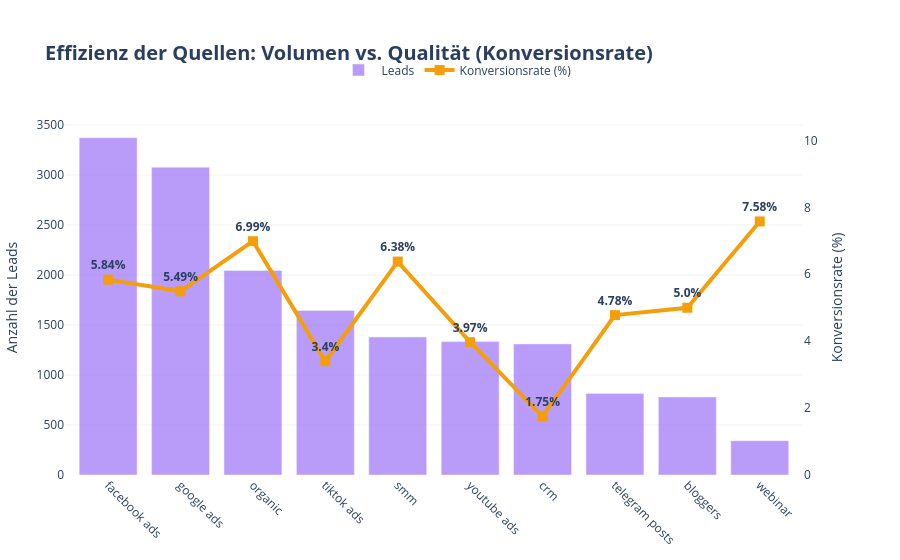

This figure's notebook cell:
### Markdown cell above
2. Bewerten Sie die Effizienz verschiedener Marketingquellen (Source) bei der Generierung qualifizierter Leads.

### Code cell
deals['Source_Clean'] = deals['Source'].astype(str).str.lower().str.strip()


source_analysis = deals.groupby('Source_Clean').agg(
    Unique_Leads=('Contact Name', 'nunique'),
    Success_Sales=('Successful Deal', 'sum')
).reset_index()

source_analysis['Conversion_Rate'] = (source_analysis['Success_Sales'] / source_analysis['Unique_Leads'] * 100).round(2)
source_analysis = source_analysis[source_analysis['Source_Clean'] != 'nan']
source_analysis = source_analysis.sort_values(by='Unique_Leads', ascending=False).head(10)


fig_source = make_subplots(specs=[[{"secondary_y": True}]])

#SÄULEN: Lead-Volumen
fig_source.add_trace(
    go.Bar(
        x=source_analysis['Source_Clean'],
        y=source_analysis['Unique_Leads'],
        name=" Leads",
        marker_color='#8B5CF6',
        opacity=0.6,
        hovertemplate="Quelle: %{x}<br>Leads: %{y}<extra></extra>"
    ),
    secondary_y=False
)

# LINIE: Konversionsrate
fig_source.add_trace(
    go.Scatter(
        x=source_analysis['Source_Clean'],
        y=source_analysis['Conversion_Rate'],
        name="Konversionsrate (%)",
        mode="lines+markers+text",
        line=dict(color='#F59E0B', width=4),
        marker=dict(size=10, symbol='square'), # Quadratische Marker wie in Ihrem Code
        text=source_analysis['Conversion_Rate'].apply(lambda x: f"{x}%"),
        textposition="top center",
        textfont=dict(weight='bold'),
        hovertemplate="Quelle: %{x}<br>Konversionsrate: %{y}%<extra></extra>"
    ),
    secondary_y=True
)


fig_source.update_layout(
    title='<b>Effizienz der Quellen: Volumen vs. Qualität (Konversionsrate)</b>',
    title_font_size=20,
    plot_bgcolor='white',
    hovermode="x unified",
    legend=dict(orientation="h", yanchor="bottom", y=1.1, xanchor="center", x=0.5),
    margin=dict(t=120, b=50, l=50, r=50)
)

# Achseneinstellungen
fig_source.update_xaxes(tickangle=45, showgrid=False)
fig_source.update_yaxes(title_text="Anzahl der Leads", secondary_y=False, showgrid=True, gridcolor='rgba(0,0,0,0.05)')
fig_source.update_yaxes(title_text="Konversionsrate (%)", secondary_y=True, showgrid=False, range=[0, source_analysis['Conversion_Rate'].max() * 1.4])

fig_source.show()

### Figure 1 — Plotly figure (JSON) as saved in the notebook; plotly's stock layout.template omitted (floating-point values rounded to 4 significant figures)
{"data": [{"hovertemplate": "Quelle: %{x}<br>Leads: %{y}<extra></extra>", "marker": {"color": "#8B5CF6"}, "name": " Leads", "opacity": 0.6, "type": "bar", "x": ["facebook ads", "google ads", "organic", "tiktok ads", "smm", "youtube ads", "crm", "telegram posts", "bloggers", "webinar"], "xaxis": "x", "y": [3372, 3077, 2045, 1646, 1380, 1334, 1311, 816, 780, 343], "yaxis": "y"}, {"hovertemplate": "Quelle: %{x}<br>Konversionsrate: %{y}%<extra></extra>", "line": {"color": "#F59E0B", "width": 4}, "marker": {"size": 10, "symbol": "square"}, "mode": "lines+markers+text", "name": "Konversionsrate (%)", "text": ["5.84%", "5.49%", "6.99%", "3.4%", "6.38%", "3.97%", "1.75%", "4.78%", "5.0%", "7.58%"], "textfont": {"weight": "bold"}, "textposition": "top center", "type": "scatter", "x": ["facebook ads", "google ads", "organic", "tiktok ads", "smm", "youtube ads", "crm", "telegram posts", "bloggers", "webinar"], "xaxis": "x", "y": [5.84, 5.49, 6.99, 3.4, 6.38, 3.97, 1.75, 4.78, 5.0, 7.58], "yaxis": "y2"}], "layout": {"hovermode": "x unified", "legend": {"orientation": "h", "x": 0.5, "xanchor": "center", "y": 1.1, "yanchor": "bottom"}, "margin": {"b": 50, "l": 50, "r": 50, "t": 120}, "plot_bgcolor": "white", "title": {"font": {"size": 20}, "text": "<b>Effizienz der Quellen: Volumen vs. Qualität (Konversionsrate)</b>"}, "xaxis": {"anchor": "y", "domain": [0, 0.94], "showgrid": false, "tickangle": 45}, "yaxis": {"anchor": "x", "domain": [0, 1], "gridcolor": "rgba(0,0,0,0.05)", "showgrid": true, "title": {"text": "Anzahl der Leads"}}, "yaxis2": {"anchor": "x", "overlaying": "y", "range": [0, 10.61], "showgrid": false, "side": "right", "title": {"text": "Konversionsrate (%)"}}}}
